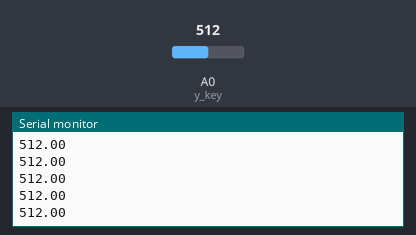
This sketch was run on a simulated Arduino Uno, built with avr-gcc and run on an emulated ATmega328P. Parts: the last lines printed to the serial monitor. Inputs (shaded band) come from the test bench; at power-on: A0 (y_key) = 512. No radio packets arrive unless stated.

Above: at 3.2 s.
3.3 s: A0 (y_key) set to 716
At 3.34 s:
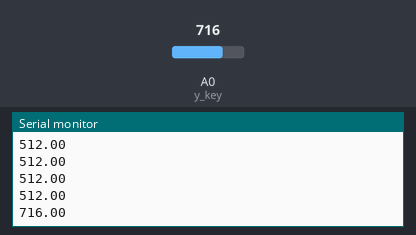
4.8 s: A0 (y_key) set to 900
At 4.87 s:
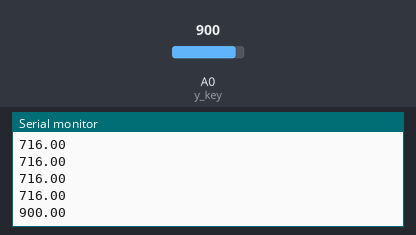
Timing chart, 0 to 7.8 s (numbered marks = the images above; inputs shaded):
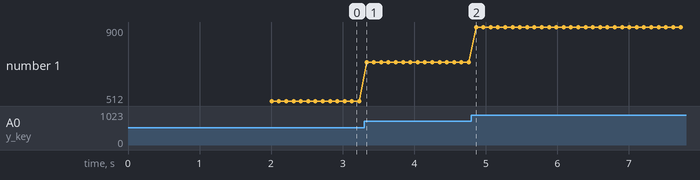

Measured:
- after the input at 3.3 s, the serial monitor: prints a new line at once (image 1)
- after the input at 4.8 s, the serial monitor: prints a new line after 0.07 s (image 2)
- plotted number 1: 512 → 716 after the input at 3.3 s, 716 → 900 after the input at 4.8 s

The sketch:

transmitter.ino
```cpp
/*
   1 - GND
   2 - VCC 3.3V !!! NOT 5V
   3 - CE to Arduino pin 7
   4 - CSN to Arduino pin 8
   5 - SCK to Arduino pin 13
   6 - MOSI to Arduino pin 11
   7 - MISO to Arduino pin 12
   8 - UNUSED
*/

#include <SPI.h>   // Comes with Arduino IDE
#include "RF24.h"  // Download and Install (See above)


// (Create an instance of a radio, specifying the CE and CS pins. )
RF24 myRadio (7, 8); // "myRadio" is the identifier you will use in following methods
byte addresses[][6] = {"1Node"}; // Create address for 1 pipe.
double dataTransmitted;  // Data that will be Transmitted from the transmitter
int y_key = A0;
// Scale
//HX711 scale;

void setup()
{
  Serial.begin(9600);
  delay(1000);

  // Setup RF24 Radio
  myRadio.begin();  // Start up the physical nRF24L01 Radio
  myRadio.setChannel(108);  // Above most Wifi Channels
  myRadio.setPALevel(RF24_PA_MIN);
 // myRadio.setDataRate(RF24_250KBPS);
  myRadio.openWritingPipe( addresses[0]); // Use the first entry in array 'addresses' (Only 1 right now)
  pinMode (y_key, INPUT) ;

  delay(1000);
}

void loop()
{

  dataTransmitted = double(analogRead(y_key));// you will get this from the imu dat

myRadio.write(&dataTransmitted,sizeof(dataTransmitted)); //  Transmit the data


//  Serial.print(millis());
// Serial.print("    ");
// Serial.print(F("Data Transmitted = "));
Serial.println(dataTransmitted);
  delay(100);

}
```
